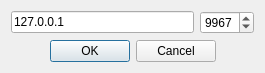
<?xml version="1.0" encoding="UTF-8"?>
<ui version="4.0">
 <class>IPDialog</class>
 <widget class="QDialog" name="IPDialog">
  <property name="windowModality">
   <enum>Qt::ApplicationModal</enum>
  </property>
  <property name="geometry">
   <rect>
    <x>0</x>
    <y>0</y>
    <width>265</width>
    <height>67</height>
   </rect>
  </property>
  <property name="windowTitle">
   <string>Dialog</string>
  </property>
  <layout class="QGridLayout" name="gridLayout">
   <item row="0" column="0">
    <widget class="QLineEdit" name="HostLineEdit">
     <property name="text">
      <string>127.0.0.1</string>
     </property>
    </widget>
   </item>
   <item row="1" column="0" colspan="2">
    <widget class="QDialogButtonBox" name="buttonBox">
     <property name="orientation">
      <enum>Qt::Horizontal</enum>
     </property>
     <property name="standardButtons">
      <set>QDialogButtonBox::Cancel|QDialogButtonBox::Ok</set>
     </property>
     <property name="centerButtons">
      <bool>true</bool>
     </property>
    </widget>
   </item>
   <item row="0" column="1">
    <widget class="QSpinBox" name="PortSpinBox">
     <property name="maximum">
      <number>9999</number>
     </property>
     <property name="value">
      <number>9967</number>
     </property>
    </widget>
   </item>
  </layout>
 </widget>
 <resources/>
 <connections>
  <connection>
   <sender>buttonBox</sender>
   <signal>accepted()</signal>
   <receiver>IPDialog</receiver>
   <slot>accept()</slot>
   <hints>
    <hint type="sourcelabel">
     <x>248</x>
     <y>254</y>
    </hint>
    <hint type="destinationlabel">
     <x>157</x>
     <y>274</y>
    </hint>
   </hints>
  </connection>
  <connection>
   <sender>buttonBox</sender>
   <signal>rejected()</signal>
   <receiver>IPDialog</receiver>
   <slot>reject()</slot>
   <hints>
    <hint type="sourcelabel">
     <x>316</x>
     <y>260</y>
    </hint>
    <hint type="destinationlabel">
     <x>286</x>
     <y>274</y>
    </hint>
   </hints>
  </connection>
 </connections>
</ui>
